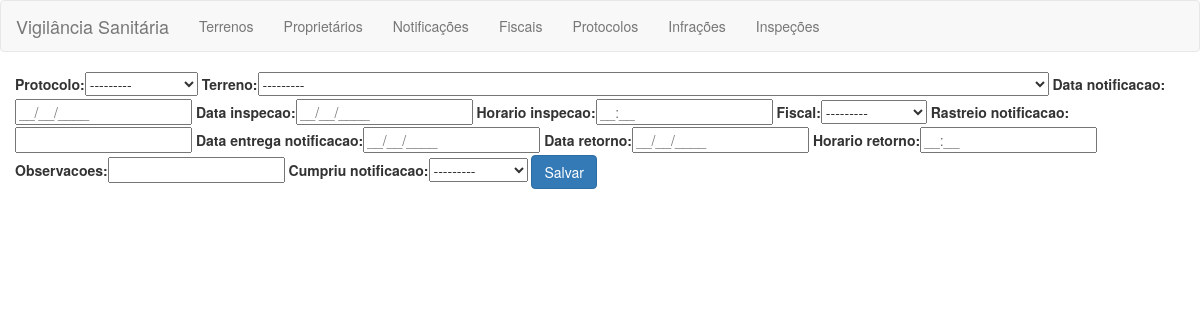
/cadastrar_notificacao, run on an earlier commit of the app's database.
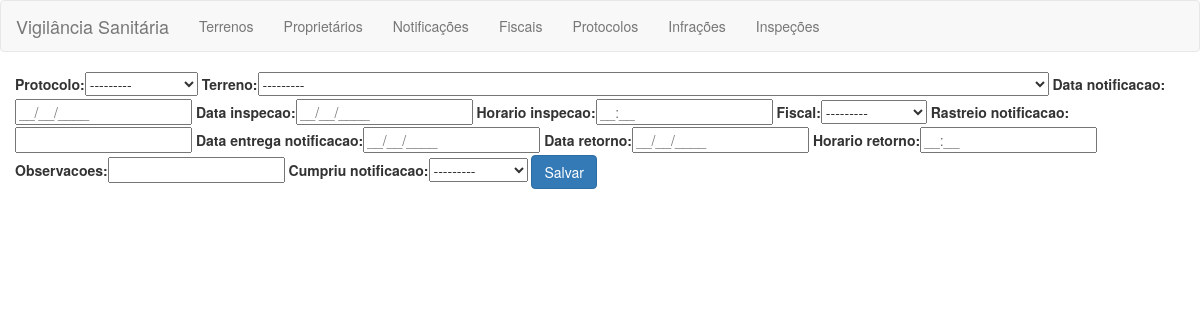
And on a later commit of the database.
### terrenos/models.py (models this page shows, shortened)
class Protocolo(models.Model):
    protocolo = models.CharField(max_length=12, null=False)
    SOLICITANTE_CHOICES = (
        ("PESSOA FÍSICA", "PESSOA FÍSICA"),
        ("CORPO DE BOMBEIROS", "CORPO DE BOMBEIROS"),
        ("VEREADORES", "VEREADORES"),
        ("MINISTÉRIO PÚBLICO", "MINISTÉRIO PÚBLICO"),
        ("ORDEM JUDICIAL", "ORDEM JUDICIAL"),
        ("OUTRAS INSTITUIÇÕES", "OUTRAS INSTITUIÇÕES"),
    )
    solicitante_protocolo = models.CharField(max_length=40, null=False, choices=SOLICITANTE_CHOICES)
    logradouro_protocolo = models.CharField(max_length=60, null=False)
    bairro_protocolo = models.CharField(max_length=60, null=False)
    descricao_protocolo = models.CharField(max_length=250, null=False)
    STATUS_CHOICES = (
        ("PENDENTE", "PENDENTE"),
        ("NOTIFICADO", "NOTIFICADO"),
        ("AUTUADO", "AUTUADO"),
        ("DEFESA", "DEFESA"),
        ("ENCERRADO", "ENCERRADO"),
    )
    status_protocolo = models.CharField(max_length=15, null=False, choices=STATUS_CHOICES)
    entrada_protocolo = models.DateField(null=False)
    encerramento_protocolo = models.DateField(null=True, blank=True)
    fiscal = models.ForeignKey('Fiscal', on_delete=models.CASCADE, null=False)
    def __str__(self):
        return self.protocolo

### terrenos/views.py (the view)
# urls.py: url(r'^cadastrar_notificacao', cadastrar_notificacao, name='cadastrar_notificacao'),
def cadastrar_notificacao(request, template_name='notificacao/formulario_notificacao.html'):
    form = formulario_notificacao(request.POST or None)
    if form.is_valid():
        form.save()
        return redirect('listar_notificacao')
    return render(request, template_name, {'form': form})

### terrenos/views.py
class formulario_notificacao(ModelForm):
    class Meta:
        model = Notificacao
        fields = ['protocolo', 'terreno','data_notificacao',
                  'data_inspecao','horario_inspecao','fiscal', 'rastreio_notificacao','data_entrega_notificacao','data_retorno','horario_retorno','observacoes','cumpriu_notificacao']
    def __init__(self, *args, **kwargs):
        super().__init__(*args, **kwargs)
        self.fields['rastreio_notificacao'].widget.attrs.update({'class': 'mask-rastreio'})
        self.fields['data_entrega_notificacao'].widget.attrs.update({'class': 'mask-date'})
        self.fields['data_retorno'].widget.attrs.update({'class': 'mask-date'})
        self.fields['horario_retorno'].widget.attrs.update({'class': 'mask-time'})
        self.fields['data_inspecao'].widget.attrs.update({'class': 'mask-date'})
        self.fields['data_notificacao'].widget.attrs.update({'class': 'mask-date'})
        self.fields['horario_inspecao'].widget.attrs.update({'class': 'mask-time'})

### terrenos/models.py (called while the page is built)
    def __str__(self):
        return self.primeiro_nome

    def __str__(self):
        return "{} - {}, {}".format(self.inscricao_terreno, self.proprietario, self.area_terreno)

### terrenos/templates/notificacao/formulario_notificacao.html (shortened to what this page needs)
{% extends 'base.html' %}
{% load bootstrap %}
{% block content %}
<form method="post">
        {{ form|bootstrap }}
    <button type="submit" class="btn btn-primary">
        Salvar
    </button>
</form>
{% endblock content %}

What changed in the data, as far as the page shows it:
added Protocolo: fiscal "---------"
